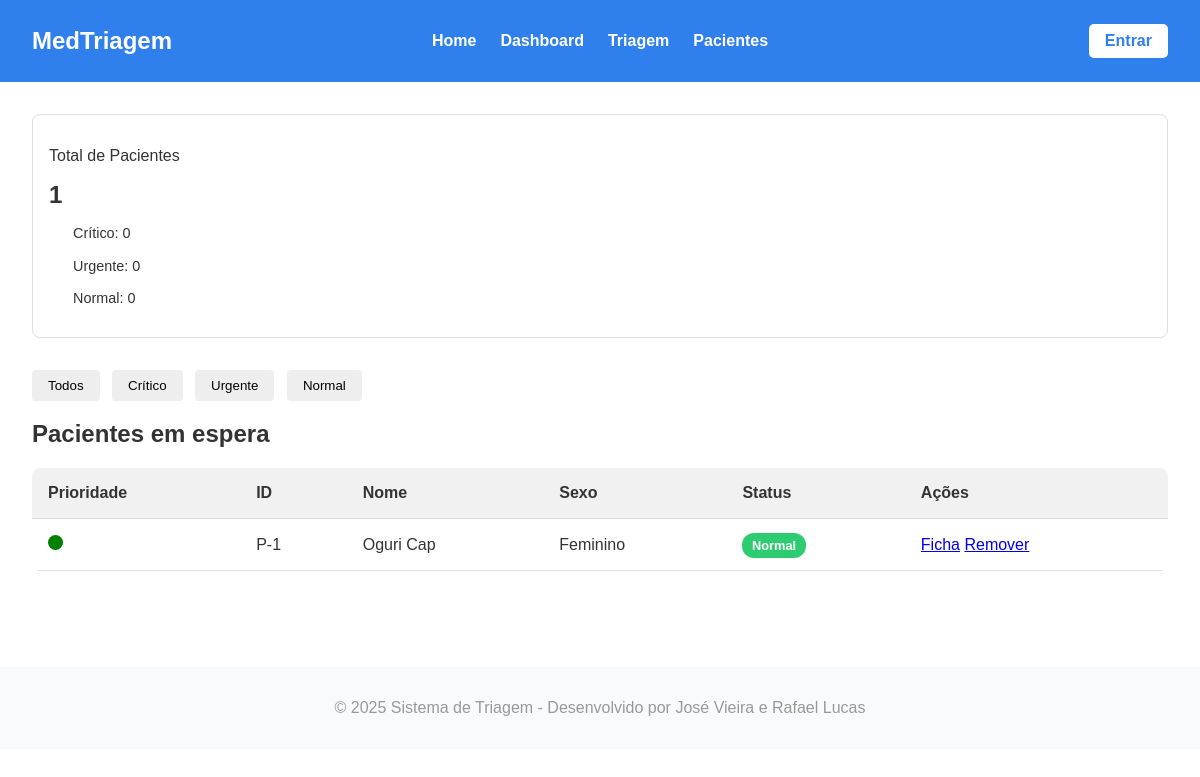
The page /master/dashboard/ on the database as committed earlier.
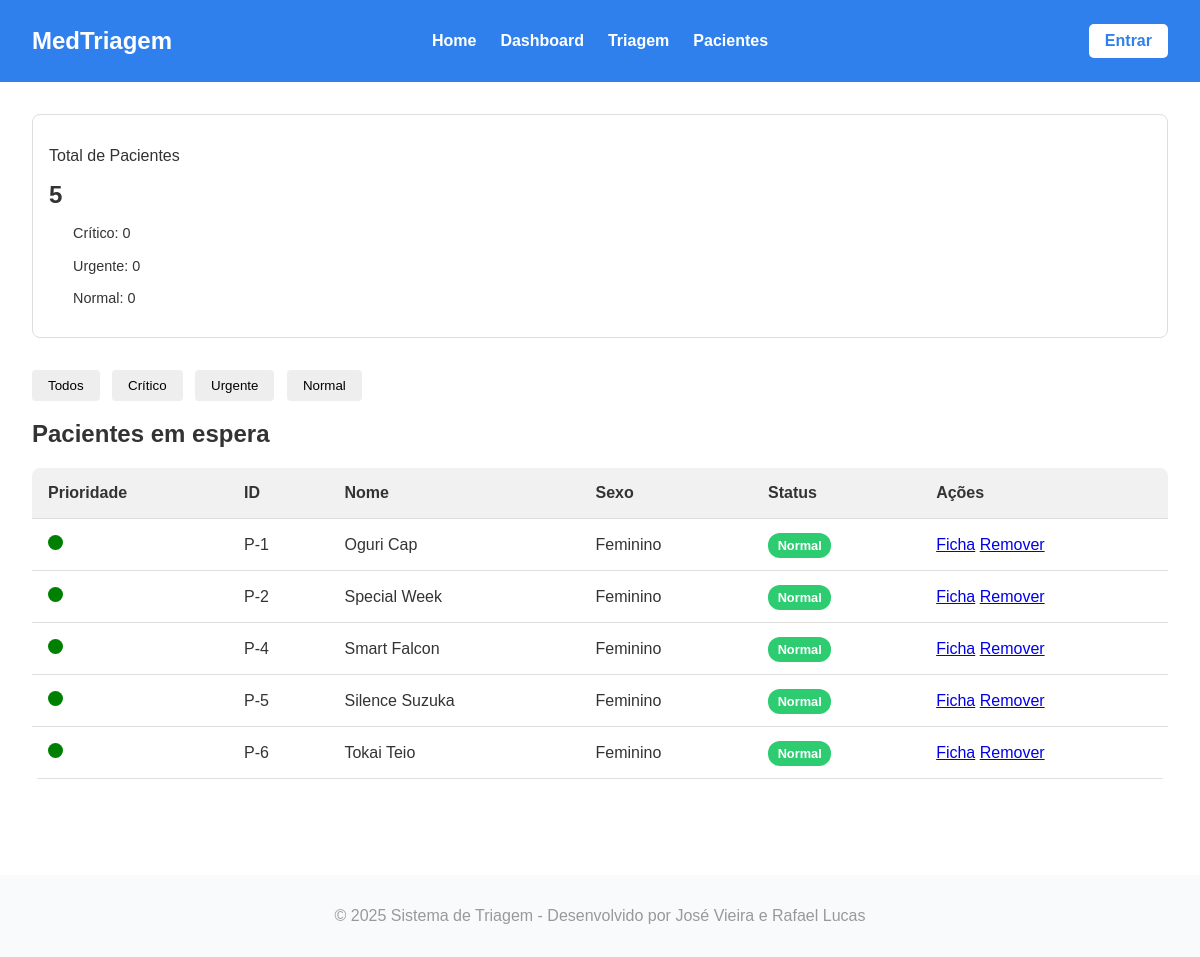
The same page on the database as committed later.
### triagem/models.py (models this page shows, shortened)
class Paciente(models.Model):
    Sexualidade = [
        ('Masculino', 'Masculino'),
        ('Feminino', 'Feminino'),
    ]
    Convenios = [
        ('SUS', 'SUS'),
        ('Unimed', 'Unimed'),
        ('Hapvida', 'Hapvida'),
        ('Amil', 'Amil'),
        ('Bradesco Saude', 'Bradesco Saude'),
    ]
    Status = [
        ('Aguardando', 'Aguardando'),
        ('Em atendimento', 'Em atendimento'),
        ('Concluido', 'Concluido'),
    ]
    Sintomas = [
        ('Dor_Toracica', 'Dor Torácica / Aperto no Peito'),
        ('Falta_de_Ar', 'Falta de Ar / Dificuldade para Respirar'),
        ('Alteracao_Neurologica_Grave', 'Alteração de Consciência / Convulsão / Confusão'),
        ('Sangramento_Ativo', 'Sangramento Ativo / Vômito ou Fezes com Sangue'),
        ('Febre', 'Febre / Calafrios'),
        ('Dor_de_Cabeca', 'Dor de Cabeça'),
        ('Tontura_MalEstar', 'Tontura / Fraqueza / Mal-estar Geral'),
        ('Sintomas_Respiratorios_Leves', 'Tosse / Espirros / Dor de Garganta'),
        ('Dor_Abdominal', 'Dor Abdominal / Cólica'),
        ('Sintomas_Gastrointestinais', 'Náusea / Vômito / Diarreia'),
        ('Lesao_Trauma', 'Lesão / Trauma / Queda Recente'),
        ('Dor_Locomotora', 'Dor Muscular / Articular / Lombar'),
        ('Reacao_Alergica_Pele', 'Reação Alérgica / Erupção na Pele / Inchaço'),
        ('Queixa_Urinaria', 'Queixa Urinária (Dor ao urinar / Sangue na urina)'),
        ('Outro', 'Outro'),
    ]
    Risco = [
        ('Vermelho', 'Emergência'),
        ('Laranja', 'Muito Urgente'),
        ('Amarelo', 'Urgente'),
        ('Verde', 'Pouco Urgente'),
        ('Azul', 'Não Urgente'),
    ]
    Profissionais = [
        ('Clinica Medica', 'Clinica Medica'),
        ('Ortopedia', 'Ortopedia'),
        ('Pediatria', 'Pediatria'),
        ('Cardiologia', 'Cardiologia'),
        ('Neurologia', 'Neurologia'),
    ]
    nome = models.CharField(max_length=100)
    idade = models.CharField(max_length=3)
    sexo = models.CharField(choices=Sexualidade, max_length=50)
    cpf = models.CharField(max_length=11)
    convenio = models.CharField(choices=Convenios, max_length=50)
    hora_chegada = models.TimeField(blank=True, null=True)
    temperatura = models.FloatField(max_length=3)
    pressaoArterial = models.CharField(max_length=3)
    pulso = models.CharField(max_length=3)
    frequenciaRespiratoria = models.CharField(max_length=3)
    saturacao = models.CharField(max_length=3)
    glicemia = models.CharField(max_length=3)
    dor = models.IntegerField(validators=[MinValueValidator(0), MaxValueValidator(10)])
    queixa = models.CharField(max_length=1000)
    inicio_sintomas = models.DateField(blank=True, null=True)
    sintomas_associados = models.CharField(choices=Sintomas, max_length=50)
    observacoes = models.CharField(blank=True, null=True, max_length=1000)
    classificacao = models.CharField(choices=Risco, max_length=50,blank=True, null=True)
    justificativa = models.CharField(max_length=200,blank=True, null=True)
    encaminhamento = models.CharField(choices=Profissionais, max_length=50,blank=True, null=True)
    status = models.CharField(max_length=20, choices=Status, default='Aguardando',blank=True, null=True)

### triagem/views.py (the view)
# urls.py: path('dashboard/', dashboard_view, name='dashboard'),
def dashboard_view(request):
    pacientes = Paciente.objects.all()
    status_contagem = Counter(p.status for p in pacientes)
    return render(request, 'site/dashboard.html', {
        'pacientes': pacientes,
        'status_contagem': status_contagem
    })

### triagem/templates/site/dashboard.html (shortened to what this page needs)
{% load static %}
<!DOCTYPE html>
<html lang="pt-br">
<head>
    <link rel="stylesheet" href="{% static 'front/css/base.css' %}?v=2">
    <link rel="stylesheet" href="{% static 'front/css/dashboard.css' %}?v=2">
</head>
<body>
    <header>
        <h1><a href="{% url 'hosp:index' %}">MedTriagem</a></h1>
        <nav class="menu-links">
            <a href="{% url 'hosp:index' %}" ><p>Home</p></a>
            <a href="{% url 'hosp:dashboard' %}" ><p>Dashboard</p></a>
            <a href="{% url 'hosp:criar' %}" ><p>Triagem</p></a>
            <a href="{% url 'hosp:listar' %}" ><p>Pacientes</p></a>
        </nav>
         <div class="entrar">
            <a href="{% url 'hosp:listar' %}" class="btn-entrar">Entrar</a>
        </div>
    </header>
    <main class="dashboard-container">
        <section class="cards">
            <div class="card">
                <p>Total de Pacientes</p>
                <h2>{{ pacientes|length }}</h2></h2>
                <div class="prioridades">
                    <p><span class="dot red"></span> Crítico: {{ status_contagem.Crítico|default:0 }}</p>
                    <p><span class="dot yellow"></span> Urgente: {{ status_contagem.Urgente|default:0 }}</p>
                    <p><span class="dot green"></span> Normal: {{ status_contagem.Normal|default:0 }}</p>
                </div>
            </div>
        </section>
        <div class="filtros">
            <button class="filtro-btn ativo">Todos</button>
            <button class="filtro-btn">Crítico</button>
            <button class="filtro-btn">Urgente</button>
            <button class="filtro-btn">Normal</button>
        </div>
        <section class="table-section">
            <h2>Pacientes em espera</h2>
            <table>
                <thead>
                    <tr>
                        <th>Prioridade</th>
                        <th>ID</th>
                        <th>Nome</th>
                        <th>Sexo</th>
                        <th>Status</th>
                        <th>Ações</th>
                    </tr>
                </thead>
                <tbody>
                    {% for paciente in pacientes %}
                    <tr>
                        <td>
                            {% if paciente.prioridade|lower == "critico" %}
                                <span class="dot critico"></span>
                            {% elif paciente.prioridade|lower == "urgente" %}
                                <span class="dot urgente"></span>
                            {% else %}
                                <span class="dot normal"></span>
                            {% endif %}
                        </td>
                        <td>P-{{ paciente.id }}</td>
                        <td>{{ paciente.nome }}</td>
                        <td>{{ paciente.sexo }}</td>
                        <td>
                           {% if paciente.prioridade|lower == "critico" %}
                                <span class="status-tag critico">Crítico</span>
                            {% elif paciente.prioridade|lower == "urgente" %}
                                <span class="status-tag urgente">Urgente</span>
                            {% else %}
                                <span class="status-tag normal">Normal</span>
                            {% endif %}
                        </td>
                        <td>
                            <a href="{% url 'hosp:mostrar' paciente.id %}">Ficha</a>
                            <a href="{% url 'hosp:deletar' paciente.id %}" onclick="return confirm('Tem certeza disso?')">Remover</a>
                        </td>
                    </tr>
                    {% endfor %}
                </tbody>
            </table>
        </section>
    </main>
    <footer>
        <p>© 2025 Sistema de Triagem - Desenvolvido por José Vieira e Rafael Lucas</p>
    </footer>
</body>
</html>

### triagem/static/front/css/base.css (style rules this page uses)
body { margin: 0; font-family: 'Segoe UI', Tahoma, Geneva, Verdana, sans-serif; background-color: #ffffff; color: #333; }
header { background-color: #2f80ed; color: white; padding: 1rem 2rem; display: grid; grid-template-columns: 1fr 1fr 1fr; align-items: center; position:relative; }
header a { text-decoration: none; color: inherit; }
header h1 { margin: 0; font-size: 1.5rem; grid-column: 1; }
main { background-color: #ffffff; }
.menu-links { display:flex; justify-content: center; gap: 1.5em; grid-column: 2; }
.menu-links a { color: white; text-decoration: none; font-weight: bold; transition: opacity 0.2s; }
.entrar { grid-column: 3; display: flex; justify-content: flex-end; }
.btn-entrar { background-color: white; color: #2f80ed; padding: 0.5rem 1rem; border-radius: 5px; text-decoration: none; font-weight: bold; transition: background-color 0.2s, color 0.2s; }
footer { text-align: center; color: #999; margin-top: 4rem; padding: 1rem; background-color: #f9fafb; }

### triagem/static/front/css/dashboard.css (style rules this page uses)
body { font-family: Arial, sans-serif; margin: 0; color: #333; }
.dashboard-container { padding: 2rem; }
.cards { display: flex; gap: 1rem; margin-bottom: 2rem; }
.card { background: #fff; padding: 1rem; border: 1px solid #ddd; border-radius: 8px; flex: 1; }
.card h2 { margin: 0.5rem 0; }
.prioridades { font-size: 0.9rem; }
.dot { height: 15px; width: 15px; border-radius: 50%; display: inline-block; margin-right: 5px; }
.dot.normal { background-color: green; }
.filtros { margin-bottom: 1rem; }
.filtro-btn { padding: 0.5rem 1rem; border: none; margin-right: 0.5rem; border-radius: 4px; background: #eee; cursor: pointer; }
.table-section table { width: 100%; border-collapse: collapse; background: #fff; border-radius: 8px; overflow: hidden; }
table thead { background: #f1f1f1; }
table th, table td { padding: 1rem; text-align: left; border-bottom: 1px solid #ddd; }
.status-tag { padding: 0.3rem 0.6rem; border-radius: 12px; font-size: 0.8rem; color:#fff; font-weight: bold; }
.status-tag.normal { background: #2ecc71; }

Rows that differ between the two databases and show on the page:
added Paciente: id "2", nome "Special Week", sexo "Feminino"
added Paciente: id "4", nome "Smart Falcon", sexo "Feminino"
added Paciente: id "5", nome "Silence Suzuka", sexo "Feminino"
added Paciente: id "6", nome "Tokai Teio", sexo "Feminino"
Other text that changed with them:
{{ pacientes|length }}: "1" → "5"
